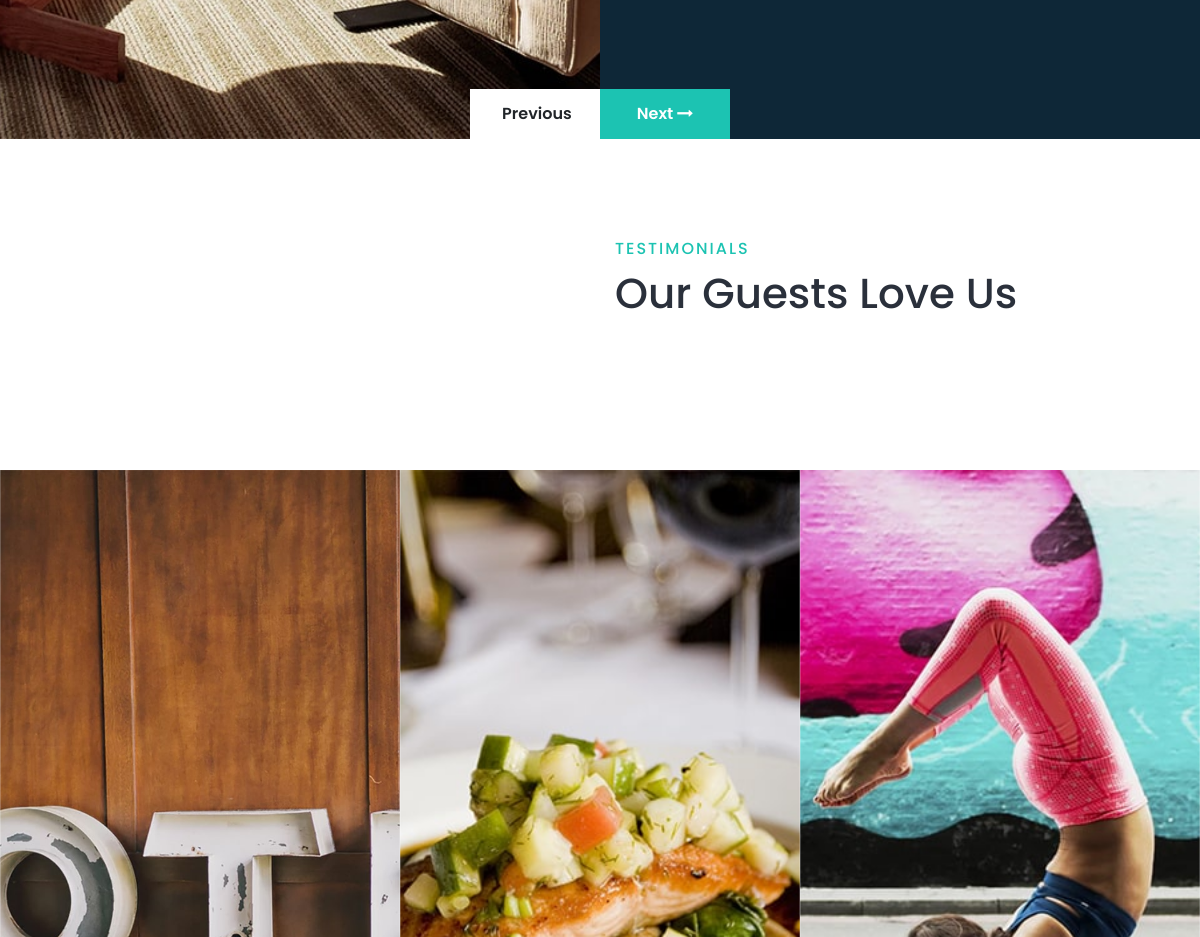
The app's page / (middle part), older data.
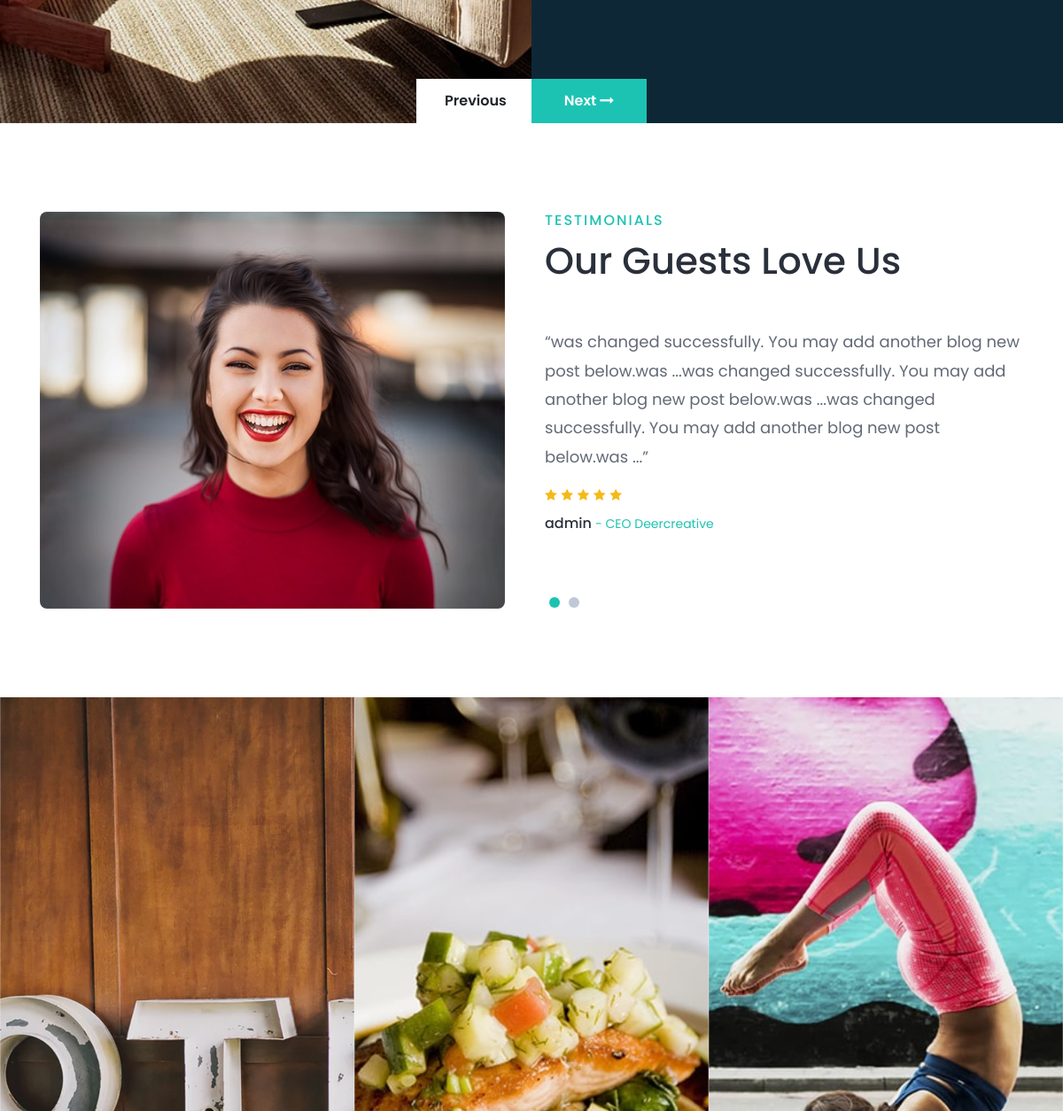
The same page, newer data.
### apps/rooms/models.py (models this page shows, shortened)
class Rooms(BaseModel):
    title = models.CharField(max_length=221)
    author = models.ForeignKey('auth.User', on_delete=models.SET_NULL, null=True)
    services = models.ManyToManyField(RoomServices, related_name='services')
    bed = models.CharField(max_length=221)
    cost = models.CharField(max_length=25)
    size = models.CharField(max_length=25)
    adults = models.IntegerField()
    children = models.IntegerField()
    capacity = models.CharField(max_length=40)

class RoomImages(models.Model):
    room = models.ForeignKey(Rooms, on_delete=models.CASCADE, related_name='images')
    image = models.ImageField(upload_to='images/')

class RoomComments(BaseModel):
    room = models.ForeignKey(Rooms, on_delete=models.CASCADE, related_name='comments')
    author = models.ForeignKey('auth.User', on_delete=models.CASCADE, related_name='comments')
    comment = models.TextField()
    room_star1 = models.BooleanField(default=False)
    room_star2 = models.BooleanField(default=False)
    room_star3 = models.BooleanField(default=False)
    room_star4 = models.BooleanField(default=False)
    room_star5 = models.BooleanField(default=False)

### apps/blog/models.py (models this page shows)
class BaseModel(models.Model):
    created_date = models.DateTimeField(auto_now_add=True)
    modified_date = models.DateTimeField(auto_now=True)
    class Meta:
        abstract = True

class BlogPost(BaseModel):
    author = models.ForeignKey('auth.User', on_delete=models.SET_NULL, null=True)
    title = models.CharField(max_length=221)
    image = models.ImageField(upload_to='blog/post')
    description = models.TextField()

### apps/main/views.py (the view)
# urls.py: path('', HomeView.as_view(), name='home'),
class HomeView(View):
    template_name = 'main/index.html'
    def get(self, request, *args, **kwargs):
        home_banner = HomeBanner.objects.all()
        service = Service.objects.all()
        blog_posts = BlogPost.objects.all()
        blog_new_posts = BlogNEWPost.objects.order_by('-id')[:3]
        rooms = Rooms.objects.all()
        rooms_comments = RoomComments.objects.all()[:4]
        context = {
            'home_banner': home_banner,
            'service': service,
            'blog_posts': blog_posts,
            'blog_new_posts': blog_new_posts,
            'rooms': rooms,
            'rooms_comments': rooms_comments,
        }
        return render(request, self.template_name, context)

### apps/main/templatetags/Me_contact.py (called while the page is built)
@register.simple_tag()
def me_contact():
    return MeContact.objects.get()

@register.simple_tag()
def partners():
    return Partners.objects.all()

### apps/rooms/models.py (called while the page is built)
    def __str__(self):
        return self.title

### templates/main/index.html (shortened to what this page needs)
{% extends 'base.html' %}
{% load static %}
{% block content %}
    <div class="roberto-service-area">
        <section class="roberto-rooms-area">
            <div class="rooms-slides owl-carousel">
                {% for room in rooms %}
                    <div class="single-room-slide d-flex align-items-center">
                        <div class="room-thumbnail h-100 bg-img"
                             style="background-image: url({{ room.images.all.first.image.url }})"></div>
                    </div>
                {% endfor %}
            </div>
        </section>
        <section class="roberto-testimonials-area section-padding-100-0">
            <div class="container">
                <div class="row align-items-center">
                    <div class="col-12 col-md-6">
                        <div class="testimonial-thumbnail owl-carousel mb-100">
                {% for rooms_comment in rooms_comments %}
                            <img src="{% static 'img/bg-img/10.jpg' %}" alt>
                {% endfor %}
                        </div>
                    </div>
                    <div class="col-12 col-md-6">
                        <div class="section-heading">
                            <h6>Testimonials</h6>
                            <h2>Our Guests Love Us</h2>
                        </div>
                        <div class="testimonial-slides owl-carousel mb-100">
                {% for rooms_comment in rooms_comments %}
                            <div class="single-testimonial-slide">
                                <h5>“{{ rooms_comment.comment }}”</h5>
                                <div class="rating-title">
                                    <div class="rating">
                                        <i class="icon_star"></i>
                                        <i class="icon_star"></i>
                                        <i class="icon_star"></i>
                                        <i class="icon_star"></i>
                                        <i class="icon_star"></i>
                                    </div>
                                    <h6>{{ rooms_comment.author }} <span>- CEO Deercreative</span></h6>
                                </div>
                            </div>
                {% endfor %}
                        </div>
                    </div>
                </div>
            </div>
        </section>
        <section class="roberto-project-area">
            <div class="projects-slides owl-carousel">
                {% for blog in blog_posts %}
                    <div class="single-project-slide active bg-img"
                         style="background-image: url({{ blog.image.url }});">
                    </div>
                {% endfor %}
            </div>
        </section>
    </div>
{% endblock %}

### templates/base.html (shortened to what this page needs)
<!DOCTYPE html>
{% load static %}
<html lang="en">
<head>
    <link rel="stylesheet" href="{% static 'style.css' %}">
</head>
<body>
{% block content %}
{% endblock %}
</body>
</html>

### templates/navbar.html (shortened to what this page needs)
{% load static %}
{% load Me_contact %}

### templates/partner.html (shortened to what this page needs)
{% load static %}
{% load Me_contact %}

### static/style.css (style rules this page uses)
* { margin: 0; padding: 0; }
body { font-family: "Poppins", sans-serif; font-weight: 400; font-size: 16px; position: relative; z-index: auto; }
h1, h2, h3, h4, h5, h6 { font-family: "Poppins", sans-serif; color: #2a303b; line-height: 1.3; font-weight: 500; }
img { max-width: 100%; height: auto; }
.bg-img { background-position: center center !important; background-size: cover !important; background-repeat: no-repeat !important; }
.mb-100 { margin-bottom: 100px; }
.section-padding-100-0 { padding-top: 100px; padding-bottom: 0; }
.section-heading { position: relative; z-index: 1; margin-bottom: 50px; }
.section-heading h6 { text-transform: uppercase; color: #1cc3b2; letter-spacing: 2px; display: block; margin-bottom: 10px; }
.section-heading h2 { font-size: 42px; text-transform: capitalize; margin-bottom: 0; display: block; line-height: 1.2; }
.single-project-slide { position: relative; z-index: 1; height: 800px; overflow: hidden; border-right: 1px solid rgba(255, 255, 255, 0.2); border-left: 1px solid rgba(255, 255, 255, 0.2); }
.roberto-testimonials-area { position: relative; z-index: 1; }
.roberto-testimonials-area .testimonial-thumbnail { position: relative; z-index: 1; padding-right: 15px; }
.roberto-testimonials-area .testimonial-thumbnail img { border-radius: 8px; width: 100% !important; }
.roberto-testimonials-area .single-testimonial-slide h5 { color: #636a76; font-weight: 400; font-size: 18px; line-height: 1.8; }
.roberto-testimonials-area .single-testimonial-slide .rating-title { position: relative; z-index: 1; margin-top: 15px; }
.roberto-testimonials-area .single-testimonial-slide .rating-title .rating { display: block; margin-bottom: 10px; }
.roberto-testimonials-area .single-testimonial-slide .rating-title .rating i { color: #f5b917; font-size: 14px; }
.roberto-testimonials-area .single-testimonial-slide .rating-title h6 { margin-bottom: 0; }
.roberto-testimonials-area .single-testimonial-slide .rating-title h6 span { color: #1cc3b2; font-size: 14px; font-weight: 400; }
.single-room-slide { position: relative; z-index: 1; height: 700px; background-color: #0e2737; -ms-flex-wrap: wrap; flex-wrap: wrap; }
.single-room-slide .room-thumbnail { -webkit-box-flex: 0; -ms-flex: 0 0 50%; flex: 0 0 50%; max-width: 50%; width: 50%; }
.rooms-slides { position: relative; z-index: 1; }
.roberto-service-area { position: relative; z-index: 1; }

### static/css/style.css (style rules this page uses)
.icon_search, .icon_star, .icon_mail, .icon_phone { font-family: 'ElegantIcons'; speak: none; font-style: normal; font-weight: normal; font-variant: normal; text-transform: none; line-height: 1; -webkit-font-smoothing: antialiased; }
.icon_star:before { content: "\e033"; }

Row changes from the older to the newer data that the page shows:
added RoomComments: comment "was changed successfully. You may add another blog new post below.was ...was changed successfully. You may add another blog new post below.was ...was changed successfully. You may add another blog new post below.was ...", author "admin"
